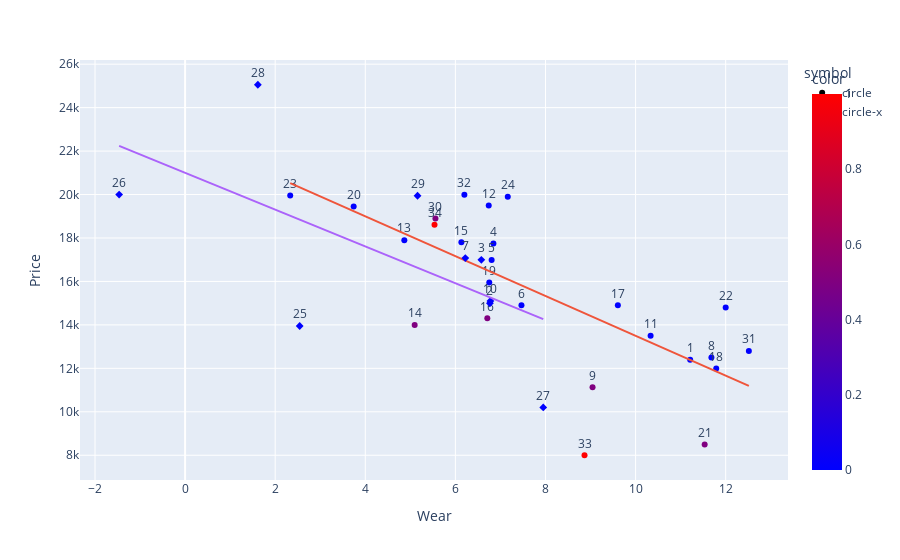

Notebook code for this chart:
### Code cell
df = read_sheet()
df['symbol'] = df['Accident'].apply(lambda a:'circle-x' if a=='x' else 'circle')
df['color'] = df['Status'].apply(lambda s: 'None' if pd.isna(s) else s).map({'None': 1, 'NO': 0, 'EXPENSIVE': 0, 'SOLD': 0.5})
px_chart = px.scatter(df, x='Wear', y='Price', trendline='ols', height=500, hover_name='CarNo', hover_data=['Notes', 'Price', 'Mileage', 'Year'], 
          text='CarNo', symbol='symbol', color='color', color_continuous_scale=px.colors.sequential.Bluered
) #,  , color='CarNo'
#color_discrete_map = {'None': 'blue', 'NO': 'red', 'SOLD': 'gray'}
px_chart.update_traces(textposition='top center')

#range_color=[1, ]

#dir(px.colors.sequential)

### Figure 1 — Plotly figure (JSON) as saved in the notebook; plotly's stock layout.template omitted (floating-point values rounded to 4 significant figures)
{"data": [{"customdata": [["3 owners", 121588, 2013], ["1 owner", 111331, 2016], ["1 owner", 111033, 2016], [null, 116000, 2016], ["2 owners", 125123, 2013], ["4 owners, in KY", 82836, 2010], [null, 100000, 2011], ["2 owners", 110551, 2016], ["2 owners", 96500, 2016], ["SOLD", 83220, 2014], [null, 91000, 2014], [null, 110316, 2016], [null, 102047, 2012], [null, 118427, 2012], [null, 95640, 2014], [null, 65565, 2013], [null, 109000, 2011], [null, 120000, 2012], ["2 owners", 85000, 2017], [null, 106221, 2015], [null, 94178, 2015], ["Clean title, EX", 116357, 2011], ["2 owners clean title", 113997, 2017], ["Kia Sedona", 119000, 2015], [null, 94026, 2015]], "hovertemplate": "<b>%{hovertext}</b><br><br>symbol=circle<br>Wear=%{x}<br>Price=%{y}<br>CarNo=%{text}<br>Notes=%{customdata[0]}<br>Mileage=%{customdata[1]}<br>Year=%{customdata[2]}<br>color=%{marker.color}<extra></extra>", "hovertext": [1, 4, 5, 6, 8, 9, 11, 12, 13, 14, 15, 16, 17, 18, 19, 20, 21, 22, 23, 24, 30, 31, 32, 33, 34], "legendgroup": "circle", "marker": {"color": [0, 0, 0, 0, 0, 0.5, 0, 0, 0, 0.5, 0, 0.5, 0, 0, 0, 0, 0.5, 0, 0, 0, 0.5, 0, 0, 1, 1], "coloraxis": "coloraxis", "symbol": "circle"}, "mode": "markers+text", "name": "circle", "orientation": "v", "showlegend": true, "text": [1, 4, 5, 6, 8, 9, 11, 12, 13, 14, 15, 16, 17, 18, 19, 20, 21, 22, 23, 24, 30, 31, 32, 33, 34], "textposition": "top center", "type": "scatter", "x": [11.21, 6.844, 6.804, 7.467, 11.68, 9.045, 10.33, 6.74, 4.867, 5.096, 6.133, 6.709, 9.606, 11.79, 6.752, 3.742, 11.53, 12, 2.333, 7.163, 5.557, 12.51, 6.2, 8.867, 5.537], "xaxis": "x", "y": [12395, 17750, 16990, 14900, 12499, 11129, 13500, 19500, 17900, 14000, 17800, 14300, 14899, 11995, 15950, 19450, 8500, 14800, 19950, 19900, 18900, 12800, 19990, 8000, 18612], "yaxis": "y"}, {"hovertemplate": "<b>OLS trendline</b><br>Price = -916.371 * Wear + 22660<br>R<sup>2</sup>=0.534496<br><br>symbol=circle<br>Wear=%{x}<br>Price=%{y} <b>(trend)</b><extra></extra>", "legendgroup": "circle", "marker": {"symbol": "circle"}, "mode": "lines", "name": "circle", "showlegend": false, "textposition": "top center", "type": "scatter", "x": [2.333, 3.742, 4.867, 5.096, 5.537, 5.557, 6.133, 6.2, 6.709, 6.74, 6.752, 6.804, 6.844, 7.163, 7.467, 8.867, 9.045, 9.606, 10.33, 11.21, 11.53, 11.68, 11.79, 12, 12.51], "xaxis": "x", "y": [20520.0, 19230.0, 18200.0, 17990.0, 17590.0, 17570.0, 17040.0, 16980.0, 16510.0, 16480.0, 16470.0, 16420.0, 16390.0, 16100.0, 15820.0, 14530.0, 14370.0, 13860.0, 13190.0, 12390.0, 12090.0, 11950.0, 11860.0, 11660.0, 11190.0], "yaxis": "y"}, {"customdata": [["1 accident, 3 owners", 95745, 2014], ["1 accident, 3 owners", 101820, 2015], ["1 accident, 2 owners", 91651, 2014], ["Rebuilt Title - 1 owner - reached out ... now response yet", 110830, 2016], ["Rebuilt title", 71578, 2015], ["Rebuilt title - 2 owners", 56521, 2017], [null, 89628, 2012], ["2 accidents, 1 owner", 87115, 2018], ["1 accident, 1 previous owner", 98700, 2016]], "hovertemplate": "<b>%{hovertext}</b><br><br>symbol=circle-x<br>Wear=%{x}<br>Price=%{y}<br>CarNo=%{text}<br>Notes=%{customdata[0]}<br>Mileage=%{customdata[1]}<br>Year=%{customdata[2]}<br>color=%{marker.color}<extra></extra>", "hovertext": [2, 3, 7, 10, 25, 26, 27, 28, 29], "legendgroup": "circle-x", "marker": {"color": [0, 0, 0, 0, 0, 0, 0, 0, 0], "coloraxis": "coloraxis", "symbol": "diamond"}, "mode": "markers+text", "name": "circle-x", "orientation": "v", "showlegend": true, "text": [2, 3, 7, 10, 25, 26, 27, 28, 29], "textposition": "top center", "type": "scatter", "x": [6.766, 6.576, 6.22, 6.777, 2.544, -1.464, 7.95, 1.615, 5.16], "xaxis": "x", "y": [14997, 16995, 17075, 15100, 13950, 20000, 10200, 25053, 19943], "yaxis": "y"}, {"hovertemplate": "<b>OLS trendline</b><br>Price = -846.586 * Wear + 20999.2<br>R<sup>2</sup>=0.380544<br><br>symbol=circle-x<br>Wear=%{x}<br>Price=%{y} <b>(trend)</b><extra></extra>", "legendgroup": "circle-x", "marker": {"symbol": "diamond"}, "mode": "lines", "name": "circle-x", "showlegend": false, "textposition": "top center", "type": "scatter", "x": [-1.464, 1.615, 2.544, 5.16, 6.22, 6.576, 6.766, 6.777, 7.95], "xaxis": "x", "y": [22240.0, 19630.0, 18850.0, 16630.0, 15730.0, 15430.0, 15270.0, 15260.0, 14270.0], "yaxis": "y"}], "layout": {"autosize": true, "coloraxis": {"colorbar": {"title": {"text": "color"}}, "colorscale": [[0, "rgb(0,0,255)"], [1, "rgb(255,0,0)"]]}, "legend": {"title": {"text": "symbol"}, "tracegroupgap": 0}, "margin": {"t": 60}, "xaxis": {"anchor": "y", "autorange": true, "domain": [0, 1], "range": [-2.312, 13.36], "title": {"text": "Wear"}, "type": "linear"}, "yaxis": {"anchor": "x", "autorange": true, "domain": [0, 1], "range": [6828.0, 26220.0], "title": {"text": "Price"}, "type": "linear"}}}
